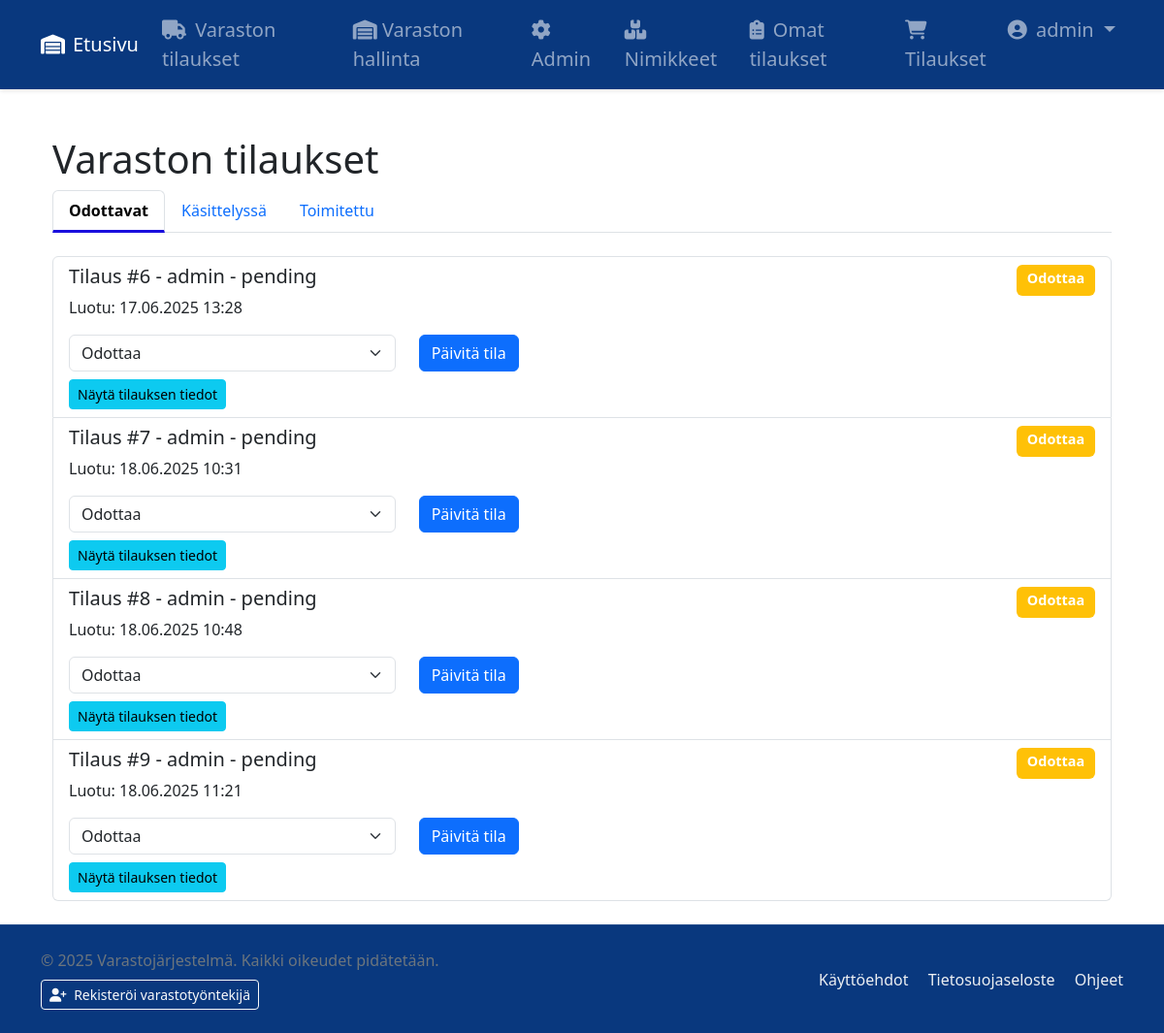
Screenshot of /warehouse/orders/ (signed in) with the database file from the repository.
### stock/models.py (models this page shows, shortened)
class Order(models.Model):
    STATUS_CHOICES = [
        ('pending', 'Odottaa'),
        ('processing', 'Käsitelyssä'),
        ('delivered', 'Toimitettu'),
    ]
    user = models.ForeignKey(User, on_delete=models.CASCADE)
    cart = models.OneToOneField(Cart, on_delete=models.CASCADE)
    status = models.CharField(max_length=20, choices=STATUS_CHOICES, default='pending')
    created_at = models.DateTimeField(auto_now_add=True)
    updated_at = models.DateTimeField(auto_now=True)
    comment = models.TextField(blank=True)

### stock/views.py (the view)
# urls.py: path('warehouse/orders/', views.warehouse_orders, name='warehouse_orders'),
@login_required
@user_passes_test(lambda u: u.is_superuser or is_warehouse_staff(u))
def warehouse_orders(request):
    status = request.GET.get('status', 'pending')
    orders = Order.objects.filter(status=status).order_by('created_at').select_related('user')
    if request.method == 'POST':
        order_id = request.POST.get('order_id')
        order = get_object_or_404(Order, id=order_id)
        old_status = order.status
        new_status = request.POST.get('status')
        if new_status in dict(Order.STATUS_CHOICES).keys():
            order.status = new_status
            order.save()
        form = OrderStatusForm(request.POST, instance=order)
        if form.is_valid():
            order = form.save()
            if old_status != order.status:
                order.send_status_notification()
                if order.status == 'ready':
                    order.send_ready_notification()
            messages.success(request, "Tilauksen tila päivitetty")
            return redirect('warehouse_orders')
    else:
        form = OrderStatusForm()
    return render(request, 'warehouse_orders.html', {
        'orders': orders,
        'current_status': status,
        'form': form,
    })

### stock/forms.py
class OrderStatusForm(forms.ModelForm):
    class Meta:
        model = Order
        fields = ['status', 'comment']
        labels = {
            'status': 'Tila',
            'comment': 'Päivitys',
        }

### stock/context_processors.py (called while the page is built)
def user_groups(request):
    return {
        'is_warehouse_staff': request.user.groups.filter(name__iexact='Warehouse Staff').exists()
    }

### stock/views.py (called while the page is built)
def cart_context(request):
    if request.user.is_authenticated:
        cart_items_count = CartItem.objects.filter(
            cart__user=request.user,
            cart__is_ordered=False
        ).count()
        return {'cart_items_count': cart_items_count}
    return {}

### stock/templates/warehouse_orders.html (shortened to what this page needs)
{% extends "base.html" %}
{% block content %}
<div class="container mt-4">
    <h1>Varaston tilaukset</h1>
    <ul class="nav nav-tabs mb-4">
        <li class="nav-item">
            <a class="nav-link {% if current_status == 'pending' %}active{% endif %} nav-link-custom"
               href="{% url 'warehouse_orders' %}?status=pending">
                Odottavat
            </a>
        </li>
        <li class="nav-item">
            <a class="nav-link {% if current_status == 'processing' %}active{% endif %} nav-link-custom"
               href="{% url 'warehouse_orders' %}?status=processing">
                Käsittelyssä
            </a>
        </li>
        <li class="nav-item">
            <a class="nav-link {% if current_status == 'delivered' %}active{% endif %} nav-link-custom"
               href="{% url 'warehouse_orders' %}?status=delivered">
                Toimitettu
            </a>
        </li>
    </ul>
    <div class="list-group">
        {% for order in orders %}
        <div class="list-group-item">
            <div class="d-flex justify-content-between">
                <h5>Tilaus #{{ order.id }} - {{ order.user.username }} - {{ order.status }}</h5>
                <span class="badge bg-{% if order.status == 'pending' %}warning{% elif order.status == 'processing' %}info{% else %}success{% endif %}">
                    {{ order.get_status_display }}
                </span>
            </div>
            <p>Luotu: {{ order.created_at|date:"d.m.Y H:i" }}</p>
            <form method="post" class="mt-3">
                <div class="row align-items-center">
                    <div class="col-md-4">
                        <select name="status" class="form-select">
                            {% for value, label in order.STATUS_CHOICES %}
                            <option value="{{ value }}" {% if order.status == value %}selected{% endif %}>
                                {{ label }}
                            </option>
                            {% endfor %}
                        </select>
                    </div>
                    <div class="col-md-4">
                        <button type="submit" class="btn btn-primary">Päivitä tila</button>
                    </div>
                </div>
            </form>
            <a href="{% url 'order_detail' order.id %}" class="btn btn-sm btn-info mt-2">Näytä tilauksen tiedot</a>
        </div>
        {% empty %}
        <div class="alert alert-info">Ei tilauksia tässä tilassa</div>
        {% endfor %}
    </div>
</div>
{% endblock %}

### stock/templates/base.html (shortened to what this page needs)
{% load static %}
<!DOCTYPE html>
<html lang="fi">
<head>
    <link rel="stylesheet" href="{% static 'stock/bootstrap.css' %}">
    <link rel="stylesheet" href="https://cdnjs.cloudflare.com/ajax/libs/font-awesome/6.4.0/css/all.min.css">
    <link rel="stylesheet" href="{% static 'stock/styles.css' %}">
</head>
<body>
    <nav class="navbar navbar-expand-lg navbar-dark navbar-custom">
        <div class="container">
            <a class="navbar-brand" href="{% url 'home' %}">
                <i class="fas fa-warehouse me-2"></i>Etusivu
            </a>
            <div class="collapse navbar-collapse" id="navbarNav">
                <ul class="navbar-nav me-auto">
                    {% if user.is_staff and user.is_superuser %}
                    <li class="nav-item">
                        <a class="nav-link" href="{% url 'warehouse_orders' %}">
                            <i class="fas fa-truck me-1"></i> <div class='menutext'>Varaston tilaukset</div>
                        </a>
                    </li>
                    <li class="nav-item">
                        <a class="nav-link" href="{% url 'manage_stock' %}">
                            <i class="fas fa-thin fa-warehouse"></i> <div class='menutext'>Varaston hallinta</div>
                        </a>
                    </li>
                    <li class="nav-item">
                        <a class="nav-link" href="{% url 'admin:index' %}">
                            <i class="fas fa-cog me-1"></i> <div class='menutext'>Admin</div>
                        </a>
                    </li>
                    {% endif %}
                    <li class="nav-item">
                        <a class="nav-link" href="{% url 'stock_list' %}">
                            <i class="fas fa-boxes me-1"></i> <div class='menutext'>Nimikkeet</div>
                        </a>
                    </li>
                    {% if user.is_authenticated %}
                    <li class="nav-item">
                        <a class="nav-link" href="{% url 'order_list' %}">
                            <i class="fas fa-clipboard-list me-1"></i> <div class='menutext'>Omat tilaukset</div>
                        </a>
                    </li>
                    {% endif %}
                </ul>
                <ul class="navbar-nav">
                    {% if user.is_authenticated %}
                    <li class="nav-item">
                        <a class="nav-link position-relative" href="{% url 'cart_view' %}">
                            <i class="fas fa-shopping-cart me-1"></i> <div class='menutext'>Tilaukset</div>
                        </a>
                    </li>
                    <li class="nav-item dropdown">
                        <a class="nav-link dropdown-toggle" href="#" id="userDropdown" role="button" data-bs-toggle="dropdown">
                            <i class="fas fa-user-circle me-1"></i> {{ user.username }}
                        </a>
                    </li>
                    {% else %}
                    <li class="nav-item">
                        <a class="nav-link" href="{% url 'login' %}?next={{ request.path }}">
                            <i class="fas fa-sign-in-alt me-1"></i> Kirjaudu sisään
                        </a>
                    </li>
                    {% endif %}
                </ul>
            </div>
        </div>
    </nav>
    <main class="container my-4">
        {% block content %}{% endblock %}
    </main>
    <footer class="py-4">
        <div class="container">
            <div class="row align-items-center">
                <div class="col-md-6 text-center text-md-start mb-3 mb-md-0">
                    <p class="mb-0 text-secondary">&copy; 2025 Varastojärjestelmä. Kaikki oikeudet pidätetään.</p>
                    {% if user.is_staff and user.is_superuser %}
                    <div class="mt-2">
                        <a href="{% url 'register_warehouse_staff' %}" class="btn btn-sm btn-outline-light">
                            <i class="fas fa-user-plus me-1"></i> Rekisteröi varastotyöntekijä
                        </a>
                    </div>
                    {% endif %}
                </div>
                <div class="col-md-6 text-center text-md-end footer-links">
                    <a href="#" class="me-3">Käyttöehdot</a>
                    <a href="#" class="me-3">Tietosuojaseloste</a>
                    <a href="#">Ohjeet</a>
                </div>
            </div>
        </div>
    </footer>
</body>
</html>

### stock/static/stock/styles.css (style rules this page uses)
body { display: flex; flex-direction: column; min-height: 100vh; }
main { flex: 1; }
.badge { font-size: 0.9em; padding: 0.5em 0.75em; }
footer a { text-decoration: none; transition: color 0.3s; }
@media (min-width: 850px) { .menutext { display: none; } }
@media (min-width: 1000px) { .menutext { display: inline; } }

### stock/templates/warehouse_orders.html (style rules this page uses)
.nav-tabs .nav-link.active { font-weight: bold; border-bottom: 3px solid #1a0fdd; }

### stock/templates/base.html (style rules this page uses)
.navbar-custom { background-color:rgb(9, 56, 126) !important; box-shadow: 0 2px 4px rgba(0,0,0,0.1); font-size:20px; }
footer { background-color:rgb(9, 56, 126) !important; border-top: 1px solid rgba(255,255,255,0.1); }
.footer-links a { color:rgb(236, 239, 242); text-decoration: none; transition: color 0.3s; }

### rows the page displays
Order: id "6", user.username "admin", status "pending", status "Odottaa", created_at "17.06.2025 13:28"
Order: id "7", user.username "admin", status "pending", status "Odottaa", created_at "18.06.2025 10:31"
Order: id "8", user.username "admin", status "pending", status "Odottaa", created_at "18.06.2025 10:48"
Order: id "9", user.username "admin", status "pending", status "Odottaa", created_at "18.06.2025 11:21"

### other values shown
{{ user.username }} "admin"
